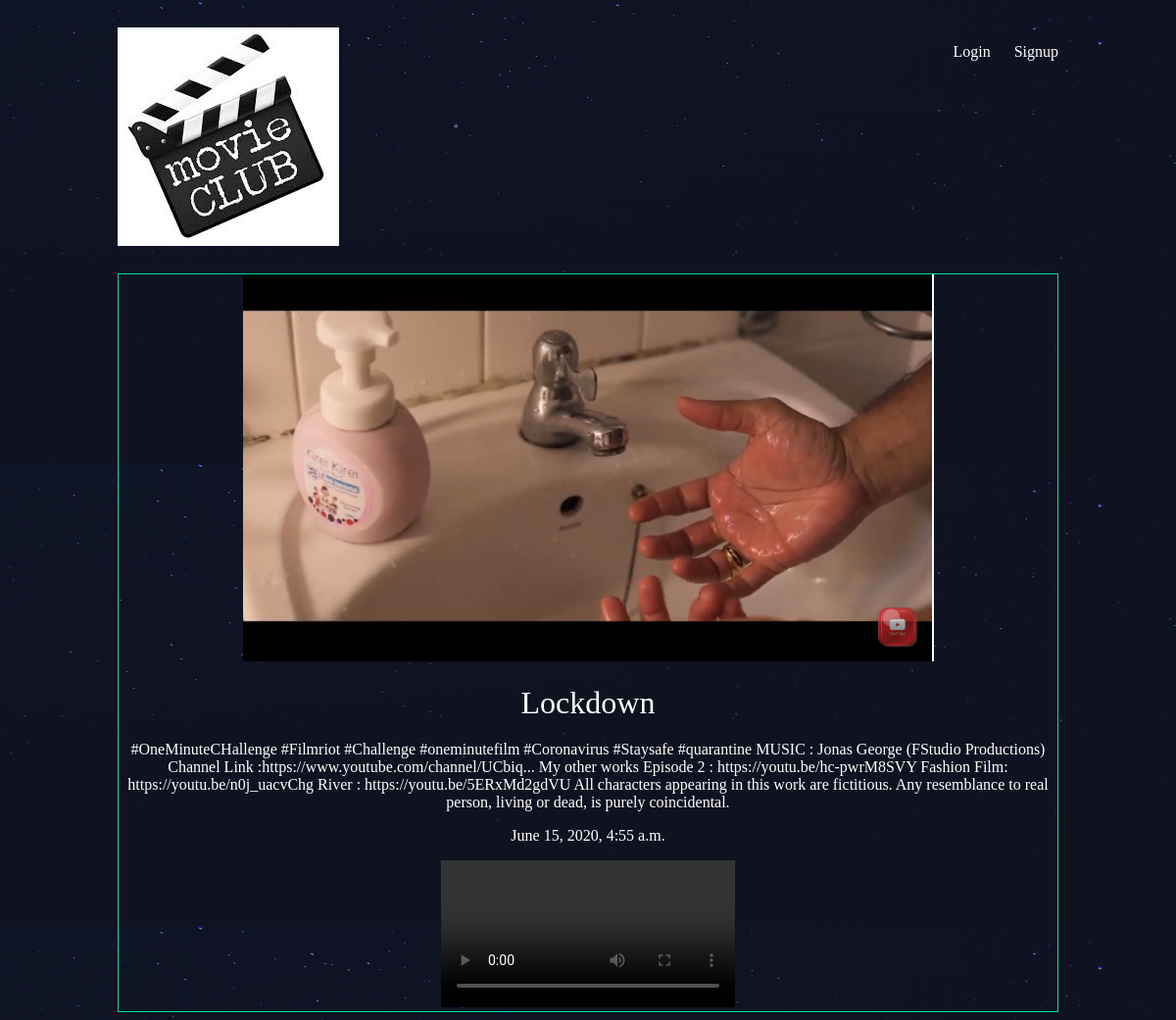
/movies/lockdown/, run on the app's committed database.
### movies/models.py (models this page shows, shortened)
class Movie(models.Model):
	title = models.CharField(max_length=100)
	slug = models.SlugField()
	body = models.TextField()
	date = models.DateTimeField(auto_now_add=True)
	thumb = models.ImageField(default='default.png',blank=True)
	videofile= models.FileField(upload_to='videos/', null=True, verbose_name="")

### movies/views.py (the view)
# urls.py: re_path(r'^(?P<slug>[\w-]+)/$',views.movie_detail,name="detail"),
def movie_detail(request,slug):
	movie = Movie.objects.get(slug=slug)
	return render(request,'movies/movie_detail.html',{'movie':movie})

### movies/templates/movies/movie_detail.html (shortened to what this page needs)
{% extends 'base_layout.html' %}
{% block content %}
<div class='movie-detail'>
	<div class='movie'>
		<img src="{{movie.thumb.url}}"/>
		<h2>{{movie.title}}</h2>
		<p>{{movie.body}}</p>
		<p>{{movie.date}}</p>
		<video controls>
			<source src='{{movie.videofile.url}}' type='video/mp4'>
		</video>
	</div>
</div>
{% endblock %}

### assets/styles.css (style rules this page uses)
body { background-color: #0f121f; background-image: url(/static/stars.png); background-repeat-y: no-repeat; color: #fff; }
body * { font-family: Ubuntu; }
h1, h2, h3, h4, h5 { font-weight: normal; margin: 0; }
.movie { padding: 10px; border: 1px solid #00dba0; position: relative; padding-bottom: 40px; text-align: center; }
.movie h2 { font-size: 1.2em; }
.movie-detail .movie { padding: 0px; }
.movie-detail .movie img { max-height: 100%; max-width: 100%; position: relative; }
.movie-detail .movie video { max-width: 100%; max-width: 100%; position: relative; }
.movie-detail .movie h2 { text-align: center; margin: 20px auto; font-size: 2em; }
.movie-detail .movie p { text-align: center; }

### data on the page
Movie: thumb (picture), title "Lockdown", body "#OneMinuteCHallenge #Filmriot #Challenge #oneminutefilm #Coronavirus #Staysafe #quarantine MUSIC : Jonas George (FStudio Productions) Channel Link :https://www.youtube.com/channel/UCbiq... My other works Episode 2 : https://youtu.be/hc-pwrM8SVY Fashion Film: https://youtu.be/n0j_uacvChg River : https://youtu.be/5ERxMd2gdVU All characters appearing in this work are fictitious. Any resemblance to real person, living or dead, is purely coincidental.", date "June 15, 2020, 4:55 a.m."
